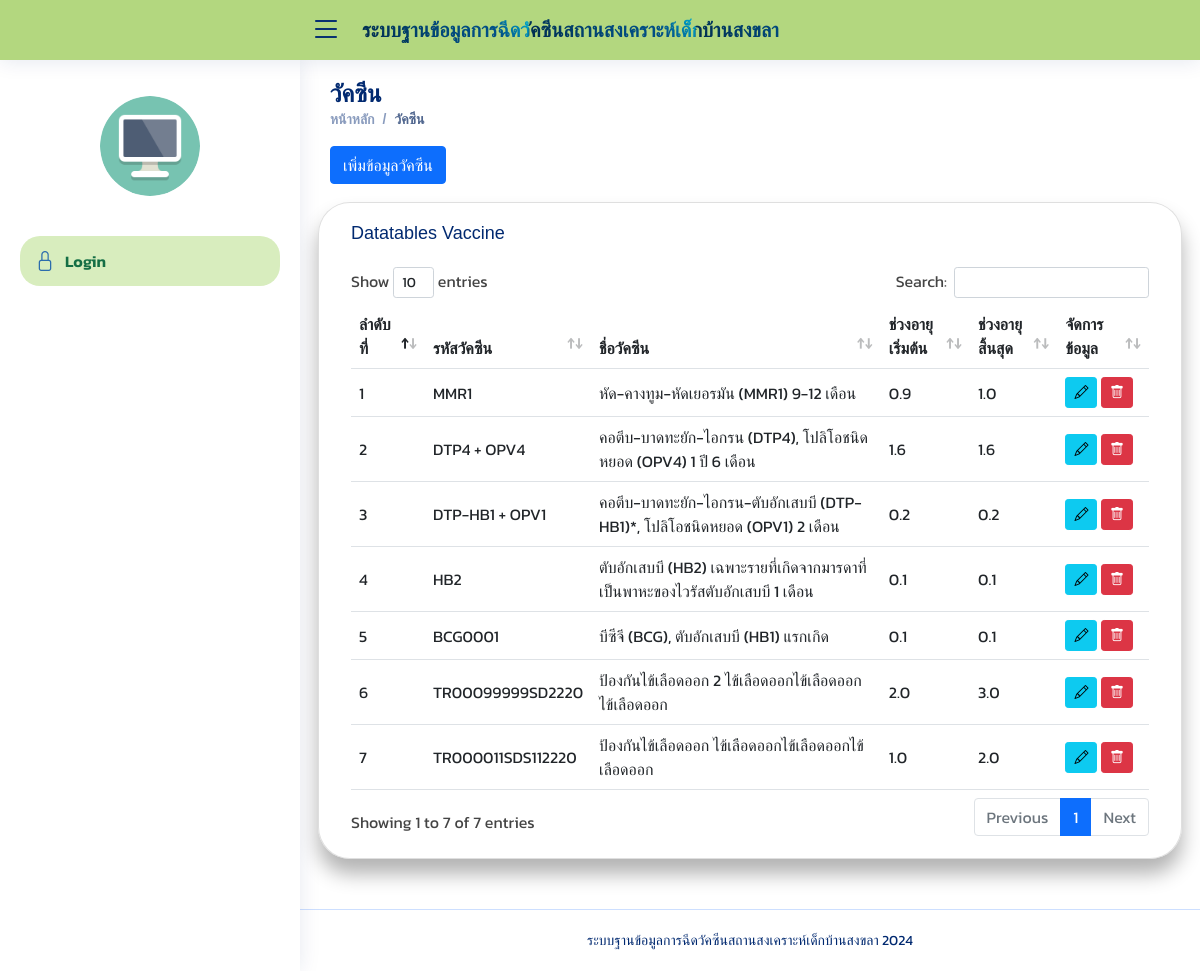
/vaccine.php, run on the app's committed database.
### tables this page shows
CREATE TABLE `tbl_vaccine` (
  `vaccine_id` int(11) NOT NULL COMMENT 'รหัสวัคซีน',
  `vaccine_no` varchar(100) NOT NULL COMMENT 'หมายเลขวัคซีน',
  `vaccine_name` varchar(100) NOT NULL COMMENT 'ชื่อวัคซีน',
  `vaccine_detail` text NOT NULL COMMENT 'รายละเอียด',
  `vaccine_age_start` double(64,1) NOT NULL COMMENT 'ช่วงอายุเริ่มต้น',
  `vaccine_age_end` double(64,1) NOT NULL COMMENT 'ช่วงอายุสิ้นสุด',
  `vaccine_status` int(11) NOT NULL COMMENT 'สถานะ'
);

### vaccine.php (the view, shortened to what this page needs)
<?php include "header.php";?>
<div class="pagetitle">
    <h1> วัคซีน </h1>
    <nav>
        <ol class="breadcrumb">
            <li class="breadcrumb-item"><a href="index.php">หน้าหลัก</a></li>
            <li class="breadcrumb-item active">วัคซีน</li>
        </ol>
        <button type="button" class="btn btn-primary" data-bs-toggle="modal" data-bs-target="#exampleModal">
            เพิ่มข้อมูลวัคซีน
        </button>
    </nav>
</div>
                    <br>
<section class="section dashboard">
    <div class="row">
        <div class="card">
            <div class="card-body">
                <h5 class="card-title">Datatables Vaccine </h5>
                                    <div class="table-responsive">
                                        <table name="myTable" id="myTable" class="table align-middle table-hover m-0">
                                            <thead>
                                                <tr>
                                                    <th scope="col">ลำดับที่</th>
                                                    <th scope="col">รหัสวัคซีน </th>
                                                    <th scope="col">ชื่อวัคซีน</th>
                                                    <th scope="col">ช่วงอายุเริ่มต้น </th>
                                                    <th scope="col">ช่วงอายุสิ้นสุด</th>
                                                    <th scope="col">จัดการข้อมูล</th>
                                                </tr>
                                            </thead>
                                            <tbody>
                                                <?php
                                        include "config.inc.php";
                                        $sql = "SELECT * FROM tbl_vaccine ORDER BY vaccine_id DESC ";
                                        $query = $conn->query($sql);
                                        $i = 0;
                                        while ($result = $query->fetch_assoc()) {
                                        $i++;
                                        $vaccine_id = $result['vaccine_id'];
                                        ?>
                                                <tr>
                                                    <td> <?php echo $i;?> </td>
                                                    <td><?php echo $result['vaccine_no'];?></td>
                                                    <td><?php echo $result['vaccine_name'];?>
                                                        <?php echo $result['vaccine_detail'];?></td>
                                                    <td><?php echo $result['vaccine_age_start'];?></td>
                                                    <td><?php echo $result['vaccine_age_end'];?></td>
                                                    <td>
                                                        <button type="button" class="btn btn-info btn-sm"
                                                            data-bs-toggle="modal" data-bs-target="#EditModal<?php echo $vaccine_id;?>">
                                                            <i class="bi bi-pencil"></i>
                                                        </button>
                                                        <button type="button" class="btn btn-danger btn-sm"
                                                            data-bs-toggle="modal" data-bs-target="#DelModal<?php echo $vaccine_id;?>">
                                                            <i class="bi bi-trash"></i>
                                                        </button>
                                                    </td>
                                                </tr>
                                                <?php  } ?>
                                            </tbody>
                                        </table>
                                    </div>
            </div>
        </div>
    </div>
</section>
<?php include "footer.php";?>

### assets/css/style.css (style rules this page uses)
:root { scroll-behavior: smooth; }
body { font-family: "Open Sans", sans-serif; background: #f6f9ff; color: #444444; }
a { color: #4154f1; text-decoration: none; }
h1, h2, h3, h4, h5, h6 { font-family: "Nunito", sans-serif; }
.pagetitle { margin-bottom: 10px; }
.pagetitle h1 { font-size: 24px; margin-bottom: 0; font-weight: 600; color: #012970; }
.card { margin-bottom: 30px; border: none; border-radius: 30px; box-shadow: 0px 0 30px rgba(1, 41, 112, 0.1); }
.card-title { padding: 20px 0 15px 0; font-size: 18px; font-weight: 500; color: #012970; font-family: "Poppins", sans-serif; }
.card-body { padding: 0 20px 20px 20px; }
.breadcrumb { font-size: 14px; font-family: "Nunito", sans-serif; color: #899bbd; font-weight: 600; }
.breadcrumb a { color: #899bbd; transition: 0.3s; }
.breadcrumb .breadcrumb-item::before { color: #899bbd; }
.breadcrumb .active { color: #51678f; font-weight: 600; }

### header.php (style rules this page uses)
body { font-family: 'Kanit', sans-serif !important; background-image: url("image/sss.jpg"); background-color: #fff; height: 900px; background-position: center; background-size: cover; }
.card { position: relative; display: flex; flex-direction: column; min-width: 0; word-wrap: break-word; background-color: rgb(255 255 255 / 80%); background-clip: border-box; border: 1px solid rgba(0, 0, 0, .125); border-radius: 2rem; box-shadow: 0 15px 20px rgba(0, 0, 0, 0.3); }

### data on the page
tbl_vaccine: vaccine_no "MMR1", vaccine_name "หัด-คางทูม-หัดเยอรมัน (MMR1)", vaccine_detail "9-12 เดือน", vaccine_age_start "0.9", vaccine_age_end "1.0"
tbl_vaccine: vaccine_no "DTP4 + OPV4", vaccine_name "คอตีบ-บาดทะยัก-ไอกรน (DTP4), โปลิโอชนิดหยอด (OPV4)", vaccine_detail "1 ปี 6 เดือน", vaccine_age_start "1.6", vaccine_age_end "1.6"
tbl_vaccine: vaccine_no "DTP-HB1 + OPV1", vaccine_name "คอตีบ-บาดทะยัก-ไอกรน-ตับอักเสบบี (DTP-HB1)*, โปลิโอชนิดหยอด (OPV1)", vaccine_detail "2 เดือน", vaccine_age_start "0.2", vaccine_age_end "0.2"
tbl_vaccine: vaccine_no "HB2", vaccine_name "ตับอักเสบบี (HB2) เฉพาะรายที่เกิดจากมารดาที่เป็นพาหะของไวรัสตับอักเสบบี", vaccine_detail "1 เดือน", vaccine_age_start "0.1", vaccine_age_end "0.1"
tbl_vaccine: vaccine_no "BCG0001", vaccine_name "บีซีจี (BCG), ตับอักเสบบี (HB1)", vaccine_detail "แรกเกิด", vaccine_age_start "0.1", vaccine_age_end "0.1"
tbl_vaccine: vaccine_no "TR00099999SD2220", vaccine_name "ป้องกันไข้เลือดออก 2", vaccine_detail "ไข้เลือดออกไข้เลือดออกไข้เลือดออก", vaccine_age_start "2.0", vaccine_age_end "3.0"
tbl_vaccine: vaccine_no "TR000011SDS112220", vaccine_name "ป้องกันไข้เลือดออก", vaccine_detail "ไข้เลือดออกไข้เลือดออกไข้เลือดออก", vaccine_age_start "1.0", vaccine_age_end "2.0"
